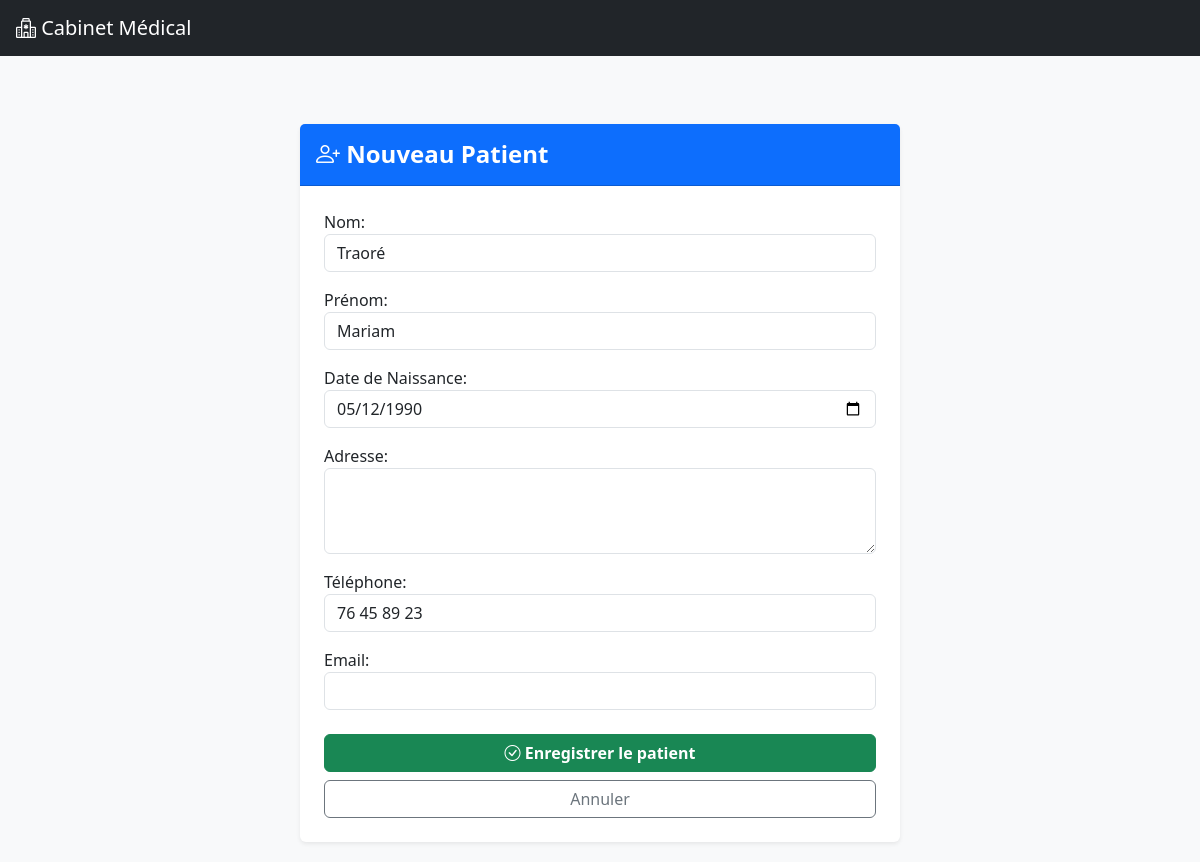
/patients/1/modifier/, run on the app's committed database.
### patients/models.py (models this page shows, shortened)
class Patient(models.Model):
    nom = models.CharField(max_length=100)
    prenom = models.CharField(max_length=100)
    date_naissance = models.DateField()
    adresse = models.TextField(blank=True, null=True)
    telephone = models.CharField(max_length=20, blank=True, null=True)
    email = models.EmailField(blank=True, null=True)

### patients/views.py (the view)
# urls.py: path('<int:pk>/modifier/', views.patients_update, name='patients_update'),
def patients_update(request, pk):
    patient = get_object_or_404(Patient, pk=pk)
    if request.method == 'POST':
        form = PatientForm(request.POST, instance=patient)
        if form.is_valid():
            form.save()
            messages.info(request, "✏️ Patient modifié avec succès.")
            return redirect('patients_list')
    else:
        form = PatientForm(instance=patient)
    return render(request, 'patients/patients_form.html', {'form': form})

### patients/forms.py
class PatientForm(forms.ModelForm):
    class Meta:
        model = Patient
        fields = ['nom', 'prenom', 'date_naissance', 'adresse', 'telephone', 'email']
        widgets = {
            'nom': forms.TextInput(attrs={'class': 'form-control'}),
            'prenom': forms.TextInput(attrs={'class': 'form-control'}),
            'date_naissance': forms.DateInput(format='%Y-%m-%d', attrs={'type': 'date', 'class': 'form-control'}),
            'telephone': forms.TextInput(attrs={'class': 'form-control'}),
            'email': forms.EmailInput(attrs={'class': 'form-control'}),
            'adresse': forms.Textarea(attrs={'class': 'form-control', 'rows': 3}),
        }
        labels = {
            'nom': 'Nom',
            'prenom': 'Prénom',
            'date_naissance': 'Date de Naissance',
            'telephone': 'Téléphone',
            'email': 'Email',
            'adresse': 'Adresse',
        }

### consultations/context_processors.py (called while the page is built)
def notifications_context(request):
    today = date.today()
    consultations_today = Consultation.objects.filter(date_consultation=today).count()
    rendezvous_today = RendezVous.objects.filter(date_rendezvous=today).count()
    notifications = []
    if consultations_today > 0:
        notifications.append(f"{consultations_today} consultations prévues aujourd’hui")
    if rendezvous_today > 0:
        notifications.append(f"{rendezvous_today} rendez-vous prévus aujourd’hui")
    return {
        "notifications": notifications,
        "notifications_count": len(notifications),
    }

### patients/templates/patients/patients_form.html (shortened to what this page needs)
{% extends "base.html" %}
{% block content %}
<div class="container mt-5">
    <div class="card shadow-sm border-0 mx-auto" style="max-width: 600px;">
        <div class="card-header bg-primary text-white py-3">
            <h4 class="mb-0 fw-bold"><i class="bi bi-person-plus"></i> Nouveau Patient</h4>
        </div>
        <div class="card-body p-4">
            <form method="post">
                <div class="mb-3">
                    {{ form.as_p }}
                </div>
                <div class="d-grid gap-2 mt-4">
                    <button type="submit" class="btn btn-success fw-bold">
                        <i class="bi bi-check-circle"></i> Enregistrer le patient
                    </button>
                    <a href="{% url 'patients_list' %}" class="btn btn-outline-secondary">
                        Annuler
                    </a>
                </div>
            </form>
        </div>
    </div>
</div>
{% endblock %}

### templates/base.html (style rules this page uses)
body { min-height: 100vh; display: flex; flex-direction: column; }

### data on the page
Patient: nom "Traoré", prenom "Mariam", date_naissance "05/12/1990", telephone "76 45 89 23"
